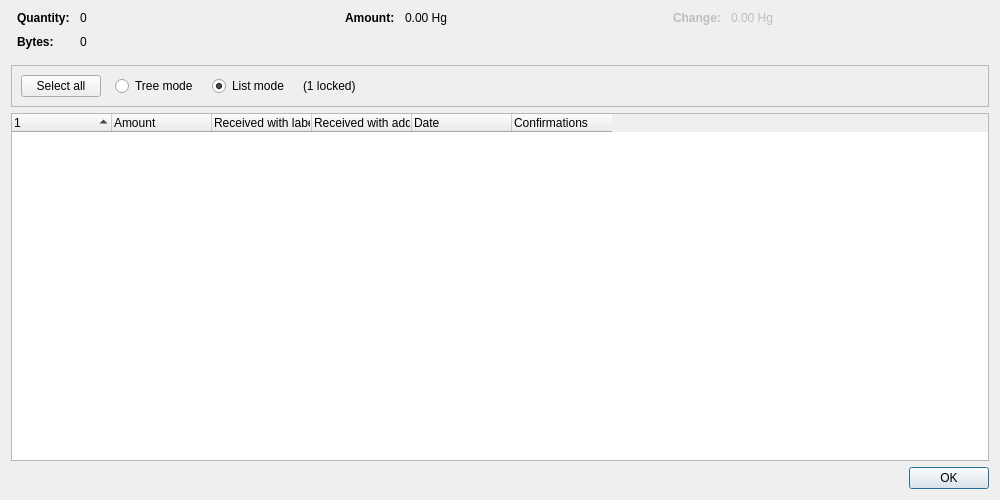
<?xml version="1.0" encoding="UTF-8"?>
<ui version="4.0">
 <class>CoinControlDialog</class>
 <widget class="QDialog" name="CoinControlDialog">
  <property name="geometry">
   <rect>
    <x>0</x>
    <y>0</y>
    <width>1000</width>
    <height>500</height>
   </rect>
  </property>
  <property name="windowTitle">
   <string>Coin Control</string>
  </property>
  <layout class="QVBoxLayout" name="verticalLayout">
   <item>
    <layout class="QHBoxLayout" name="horizontalLayoutTop" stretch="0,0,0,0">
     <property name="topMargin">
      <number>0</number>
     </property>
     <property name="bottomMargin">
      <number>10</number>
     </property>
     <item>
      <layout class="QFormLayout" name="formLayoutCoinControl1">
       <property name="labelAlignment">
        <set>Qt::AlignLeft|Qt::AlignVCenter</set>
       </property>
       <property name="horizontalSpacing">
        <number>10</number>
       </property>
       <property name="verticalSpacing">
        <number>10</number>
       </property>
       <property name="leftMargin">
        <number>6</number>
       </property>
       <property name="rightMargin">
        <number>6</number>
       </property>
       <item row="0" column="0">
        <widget class="QLabel" name="labelCoinControlQuantityText">
         <property name="font">
          <font>
           <weight>75</weight>
           <bold>true</bold>
          </font>
         </property>
         <property name="text">
          <string>Quantity:</string>
         </property>
        </widget>
       </item>
       <item row="0" column="1">
        <widget class="QLabel" name="labelCoinControlQuantity">
         <property name="cursor">
          <cursorShape>IBeamCursor</cursorShape>
         </property>
         <property name="contextMenuPolicy">
          <enum>Qt::ActionsContextMenu</enum>
         </property>
         <property name="text">
          <string notr="true">0</string>
         </property>
         <property name="textInteractionFlags">
          <set>Qt::LinksAccessibleByMouse|Qt::TextSelectableByKeyboard|Qt::TextSelectableByMouse</set>
         </property>
        </widget>
       </item>
       <item row="1" column="0">
        <widget class="QLabel" name="labelCoinControlBytesText">
         <property name="font">
          <font>
           <weight>75</weight>
           <bold>true</bold>
          </font>
         </property>
         <property name="text">
          <string>Bytes:</string>
         </property>
        </widget>
       </item>
       <item row="1" column="1">
        <widget class="QLabel" name="labelCoinControlBytes">
         <property name="cursor">
          <cursorShape>IBeamCursor</cursorShape>
         </property>
         <property name="contextMenuPolicy">
          <enum>Qt::ActionsContextMenu</enum>
         </property>
         <property name="text">
          <string notr="true">0</string>
         </property>
         <property name="textInteractionFlags">
          <set>Qt::LinksAccessibleByMouse|Qt::TextSelectableByKeyboard|Qt::TextSelectableByMouse</set>
         </property>
        </widget>
       </item>
      </layout>
     </item>
     <item>
      <layout class="QFormLayout" name="formLayoutCoinControl2">
       <property name="horizontalSpacing">
        <number>10</number>
       </property>
       <property name="verticalSpacing">
        <number>10</number>
       </property>
       <property name="leftMargin">
        <number>6</number>
       </property>
       <property name="rightMargin">
        <number>6</number>
       </property>
       <item row="0" column="0">
        <widget class="QLabel" name="labelCoinControlAmountText">
         <property name="font">
          <font>
           <weight>75</weight>
           <bold>true</bold>
          </font>
         </property>
         <property name="text">
          <string>Amount:</string>
         </property>
        </widget>
       </item>
       <item row="0" column="1">
        <widget class="QLabel" name="labelCoinControlAmount">
         <property name="cursor">
          <cursorShape>IBeamCursor</cursorShape>
         </property>
         <property name="contextMenuPolicy">
          <enum>Qt::ActionsContextMenu</enum>
         </property>
         <property name="text">
          <string notr="true">0.00 Hg</string>
         </property>
         <property name="textInteractionFlags">
          <set>Qt::LinksAccessibleByMouse|Qt::TextSelectableByKeyboard|Qt::TextSelectableByMouse</set>
         </property>
        </widget>
       </item>
      </layout>
     </item>
     <item>
      <layout class="QFormLayout" name="formLayoutCoinControl4">
       <property name="labelAlignment">
        <set>Qt::AlignLeft|Qt::AlignVCenter</set>
       </property>
       <property name="horizontalSpacing">
        <number>10</number>
       </property>
       <property name="verticalSpacing">
        <number>10</number>
       </property>
       <property name="leftMargin">
        <number>6</number>
       </property>
       <property name="rightMargin">
        <number>6</number>
       </property>
       <item row="0" column="0">
        <widget class="QLabel" name="labelCoinControlChangeText">
         <property name="enabled">
          <bool>false</bool>
         </property>
         <property name="font">
          <font>
           <weight>75</weight>
           <bold>true</bold>
          </font>
         </property>
         <property name="text">
          <string>Change:</string>
         </property>
        </widget>
       </item>
       <item row="0" column="1">
        <widget class="QLabel" name="labelCoinControlChange">
         <property name="enabled">
          <bool>false</bool>
         </property>
         <property name="cursor">
          <cursorShape>IBeamCursor</cursorShape>
         </property>
         <property name="contextMenuPolicy">
          <enum>Qt::ActionsContextMenu</enum>
         </property>
         <property name="text">
          <string notr="true">0.00 Hg</string>
         </property>
         <property name="textInteractionFlags">
          <set>Qt::LinksAccessibleByMouse|Qt::TextSelectableByKeyboard|Qt::TextSelectableByMouse</set>
         </property>
        </widget>
       </item>
      </layout>
     </item>
    </layout>
   </item>
   <item>
    <widget class="QFrame" name="coinControlPanel">
     <property name="minimumSize">
      <size>
       <width>0</width>
       <height>40</height>
      </size>
     </property>
     <property name="frameShape">
      <enum>QFrame::StyledPanel</enum>
     </property>
     <property name="frameShadow">
      <enum>QFrame::Sunken</enum>
     </property>
     <layout class="QHBoxLayout" name="horizontalLayout">
      <item>
       <layout class="QHBoxLayout" name="horizontalLayoutPanel" stretch="0,0,0,0,0">
        <property name="spacing">
         <number>14</number>
        </property>
        <item>
         <widget class="QPushButton" name="pushButtonSelectAll">
          <property name="sizePolicy">
           <sizepolicy hsizetype="Maximum" vsizetype="Fixed">
            <horstretch>0</horstretch>
            <verstretch>0</verstretch>
           </sizepolicy>
          </property>
          <property name="text">
           <string>Select all</string>
          </property>
          <property name="autoDefault">
           <bool>false</bool>
          </property>
         </widget>
        </item>
        <item>
         <widget class="QRadioButton" name="radioTreeMode">
          <property name="sizePolicy">
           <sizepolicy hsizetype="Maximum" vsizetype="Fixed">
            <horstretch>0</horstretch>
            <verstretch>0</verstretch>
           </sizepolicy>
          </property>
          <property name="text">
           <string>Tree mode</string>
          </property>
         </widget>
        </item>
        <item>
         <widget class="QRadioButton" name="radioListMode">
          <property name="sizePolicy">
           <sizepolicy hsizetype="Maximum" vsizetype="Fixed">
            <horstretch>0</horstretch>
            <verstretch>0</verstretch>
           </sizepolicy>
          </property>
          <property name="text">
           <string>List mode</string>
          </property>
          <property name="checked">
           <bool>true</bool>
          </property>
         </widget>
        </item>
        <item>
         <widget class="QLabel" name="labelLocked">
          <property name="text">
           <string notr="true">(1 locked)</string>
          </property>
         </widget>
        </item>
        <item>
         <spacer name="horizontalSpacer">
          <property name="orientation">
           <enum>Qt::Horizontal</enum>
          </property>
          <property name="sizeHint" stdset="0">
           <size>
            <width>40</width>
            <height>20</height>
           </size>
          </property>
         </spacer>
        </item>
       </layout>
      </item>
     </layout>
    </widget>
   </item>
   <item>
    <widget class="CoinControlTreeWidget" name="treeWidget">
     <property name="contextMenuPolicy">
      <enum>Qt::CustomContextMenu</enum>
     </property>
     <property name="sortingEnabled">
      <bool>false</bool>
     </property>
     <property name="columnCount">
      <number>6</number>
     </property>
     <attribute name="headerShowSortIndicator" stdset="0">
      <bool>true</bool>
     </attribute>
     <attribute name="headerStretchLastSection">
      <bool>false</bool>
     </attribute>
     <column>
      <property name="text">
       <string/>
      </property>
     </column>
     <column>
      <property name="text">
       <string>Amount</string>
      </property>
     </column>
     <column>
      <property name="text">
       <string>Received with label</string>
      </property>
     </column>
     <column>
      <property name="text">
       <string>Received with address</string>
      </property>
     </column>
     <column>
      <property name="text">
       <string>Date</string>
      </property>
     </column>
     <column>
      <property name="text">
       <string>Confirmations</string>
      </property>
      <property name="toolTip">
       <string>Confirmed</string>
      </property>
     </column>
     <column>
      <property name="text">
       <string/>
      </property>
     </column>
     <column>
      <property name="text">
       <string/>
      </property>
     </column>
     <column>
      <property name="text">
       <string/>
      </property>
     </column>
     <column>
      <property name="text">
       <string/>
      </property>
     </column>
    </widget>
   </item>
   <item>
    <widget class="QDialogButtonBox" name="buttonBox">
     <property name="orientation">
      <enum>Qt::Horizontal</enum>
     </property>
     <property name="standardButtons">
      <set>QDialogButtonBox::Ok</set>
     </property>
    </widget>
   </item>
  </layout>
 </widget>
 <customwidgets>
  <customwidget>
   <class>CoinControlTreeWidget</class>
   <extends>QTreeWidget</extends>
   <header>qt/coincontroltreewidget.h</header>
  </customwidget>
 </customwidgets>
 <resources/>
 <connections/>
</ui>
